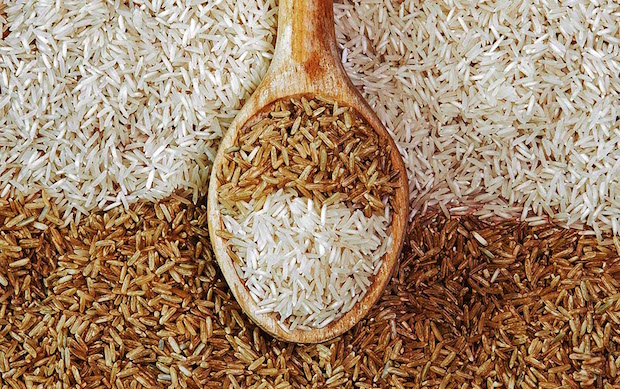
#> input picture brow.png, 620 x 389 px, given in place of b.png, which was not available
$ python detect_brown.py
#> lines starting #> are read from the running program, lines starting #| are printed output that depends on the picture; after the words box and inside, x2 and y2 are one past the last pixel; in counts of white or black regions, pixels touching at a corner belong together; pictures that were not available may be replaced by others from this repository, and a replacement may not be noted
import cv2
import numpy as np
import matplotlib.pyplot as plt
from PIL import Image
image= cv2.imread("b.png")
#> image is the input picture: shape (389, 620, 3); mean B, G, R 107.2, 133.2, 162.3
dst= cv2.imread("white.png")
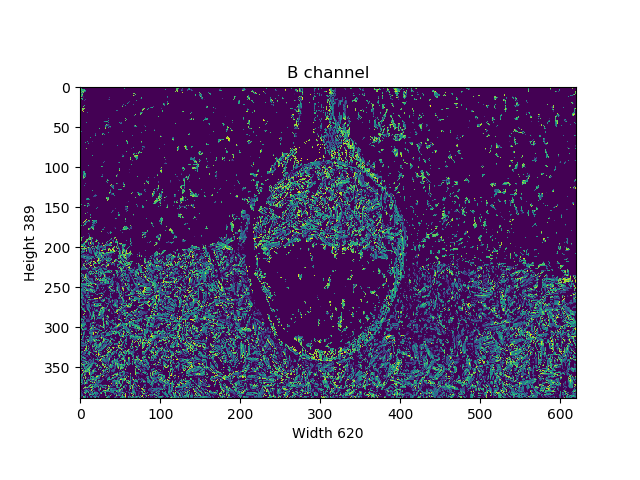
#> input picture sep_b.png, 640 x 480 px, given in place of white.png, which was not available
#> dst is the input picture: shape (480, 640, 3); mean B, G, R 172.8, 144.3, 157.5
Result=cv2.imread("Result.png")
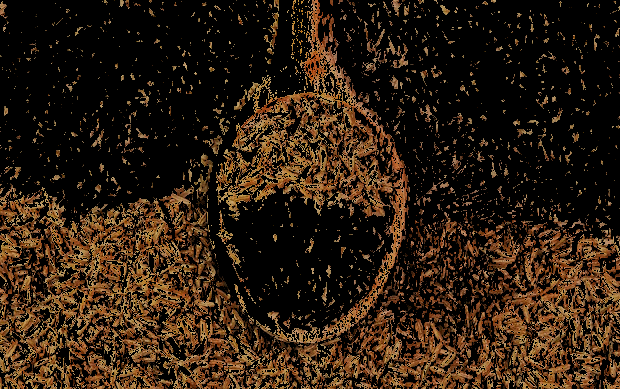
#> input picture Result.png, 620 x 389 px
#> Result is the input picture: shape (389, 620, 3); mean B, G, R 16.4, 29.8, 45.2
#Transforming the image from RGB to HSV
hsv = cv2.cvtColor(image, cv2.COLOR_BGR2HSV)
#> hsv: shape (389, 620, 3); mean H, S, V 22.2, 107.5, 162.6

#boundaries in HSV
#lower_brow = np.array([10, 100, 20])
#upper_brow = np.array ([20, 255, 200])

bound=[  ( [10, 100, 20] , [20, 255, 200])]


#generating the image detecting the brown
for (lower,upper) in bound:
    lower=np.array(lower, dtype="uint8")
    upper=np.array(upper, dtype="uint8")
    mask = cv2.inRange(hsv, lower, upper)
    output= cv2.bitwise_and(image, image, mask=mask)
    cv2.imshow("images", np.hstack([image,output]))

    tmp = cv2.cvtColor(output, cv2.COLOR_BGR2GRAY)
    _,alpha = cv2.threshold(tmp,0,255,cv2.THRESH_BINARY)
    b, g, r = cv2.split(output)
    rgba = [b,g,r, alpha]
    dst = cv2.merge(rgba,4)
    #cv2.imshow('funny',dst)
    cv2.imwrite("res.png", dst)
    print('Image size {}'.format(output.size))
    print('Maximum RGB value in this image {}'.format(output.max()))
    print('Minimum RGB value in this image {}'.format(output.min()))
#> this loop made 1 pass
#| Maximum RGB value in this image 200
#| Minimum RGB value in this image 0
#> pass 1, `mask = cv2.inRange(hsv, lower, upper)`:
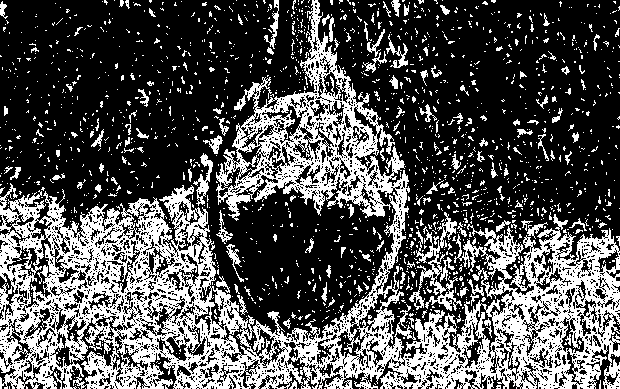
#> mask: shape (389, 620); 32.3% white; 1658 white regions (1526 under 20 px), largest, box (x1, y1, x2, y2) and area: (0, 0, 620, 389) 63744, (409, 212, 462, 311) 1304, (193, 153, 213, 206) 354
#> pass 1, `cv2.imshow("images", np.hstack([image,output]))`:
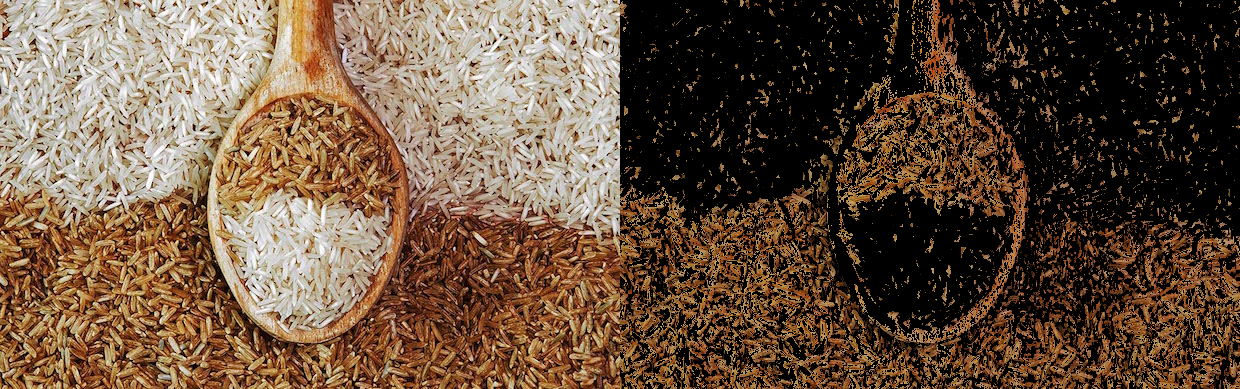
#> window 'images': shape (389, 1240, 3); mean B, G, R 61.7, 81.4, 103.6
#> pass 1, `tmp = cv2.cvtColor(output, cv2.COLOR_BGR2GRAY)`:
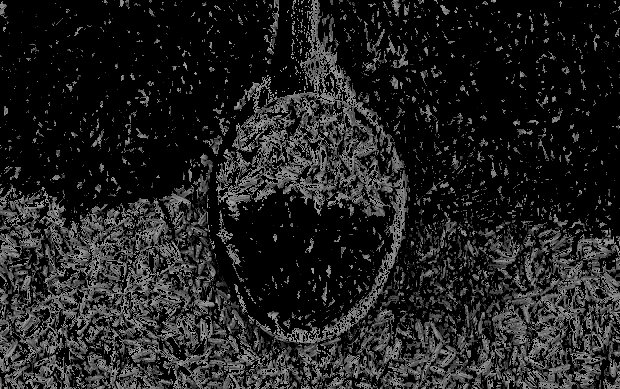
#> tmp: shape (389, 620); min 0, max 175, mean 32.6


#Results
#cv2.imshow("original image" , image)
#cv2.imshow("Detection", mask )

cv2.waitKey(0)
cv2.destroyAllWindows()
